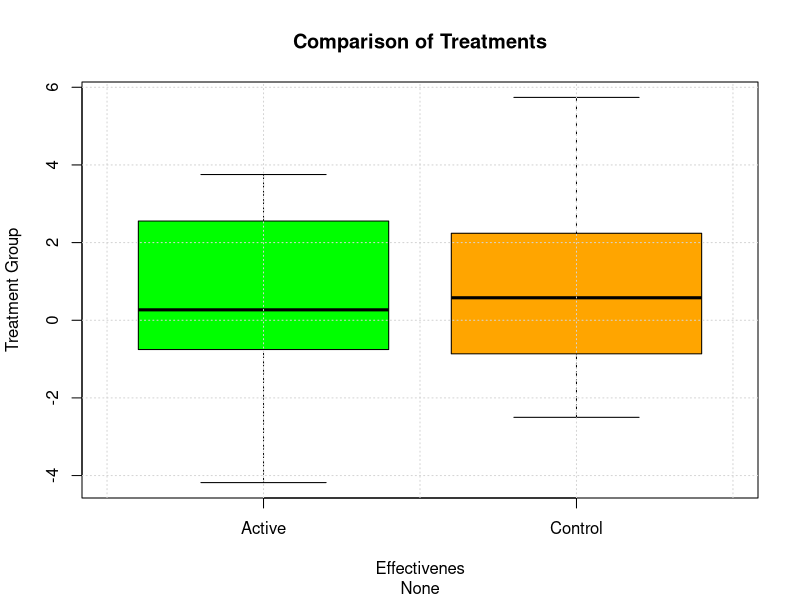
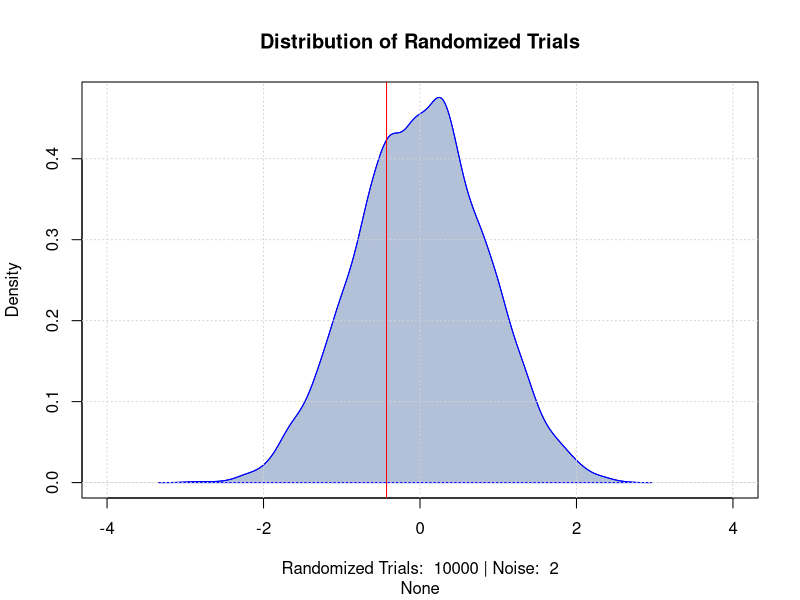
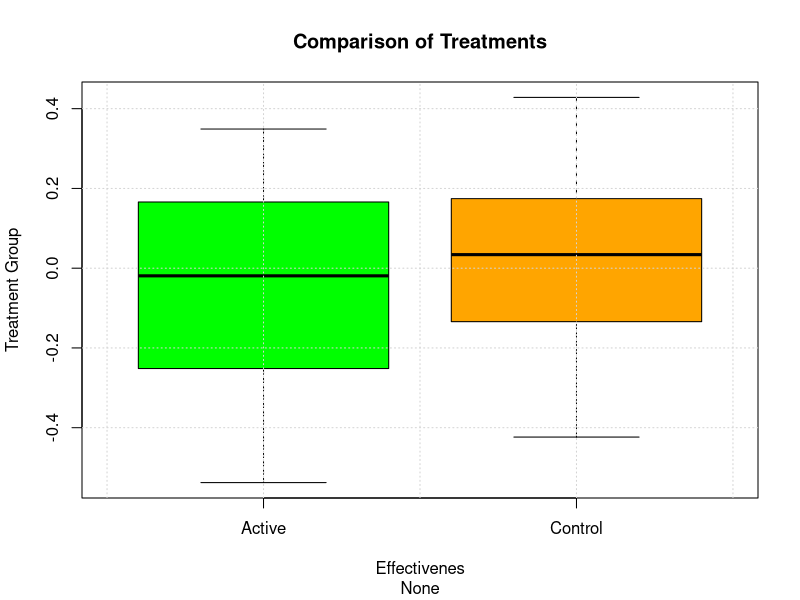
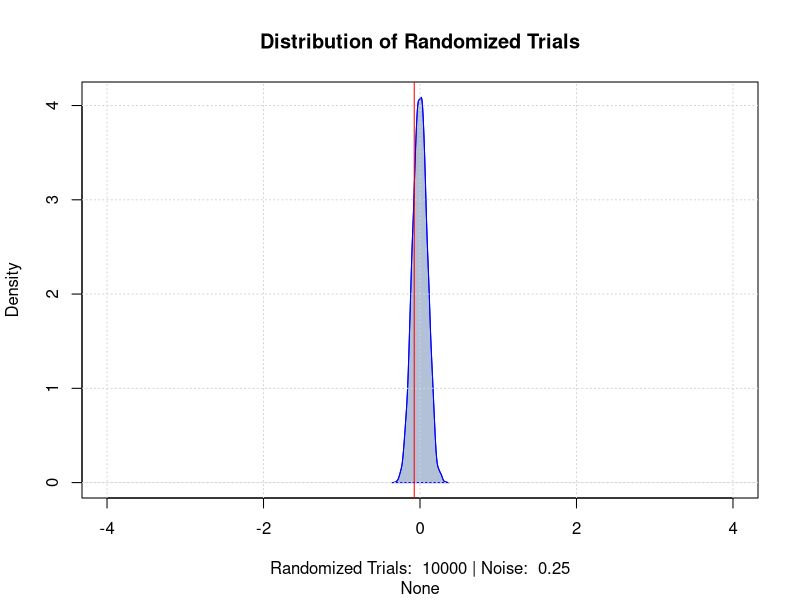
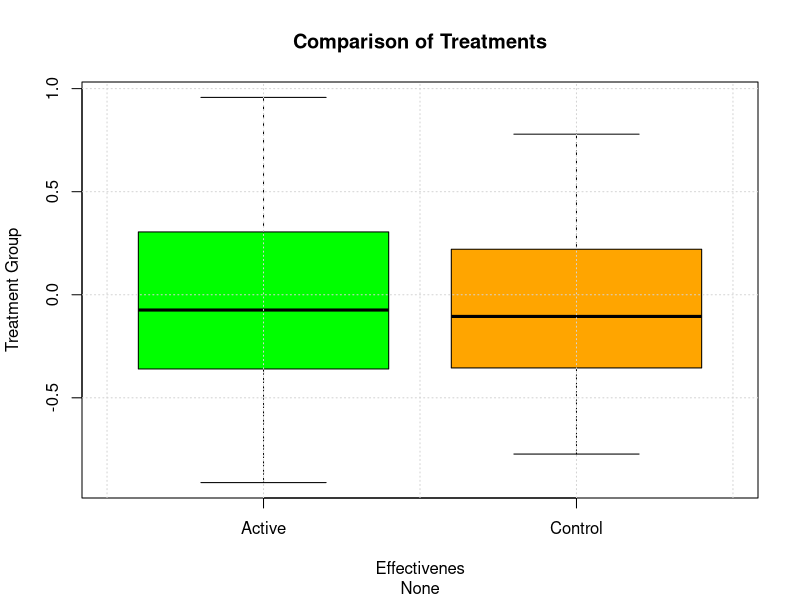
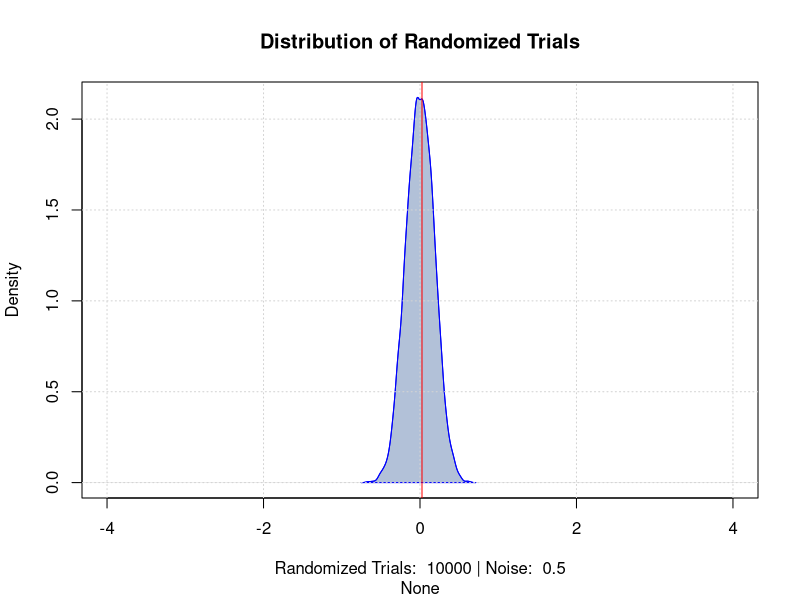
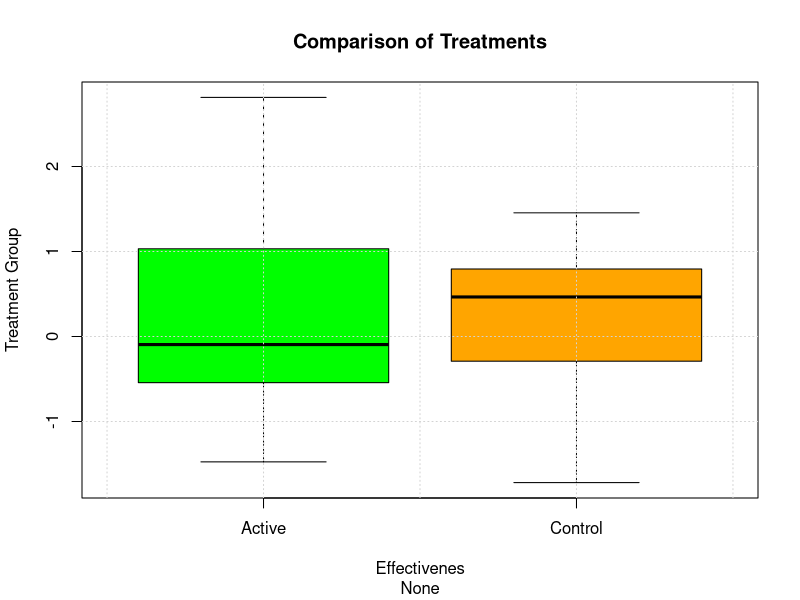
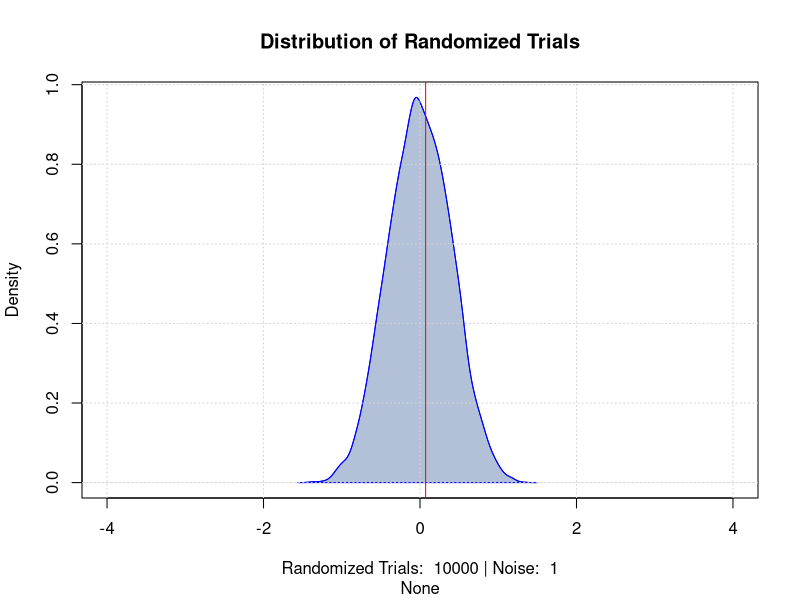

Source code (R) for these figures, in order:
# sample: data.frame
compute_estimand <- function(sample) {
    return(
        mean(data$outcome[data$treatment == "Active"]) -
        mean(data$outcome[data$treatment == "Control"])
    )
}

# sample_size: integer, effect_parametrization: function,
# noise_deviation: numeric
generate_observations <-
    function(sample_size, effect_parametrization, noise_deviation) {
        assignments <- sample(
            c("Active","Control"), sample_size, replace=TRUE
    )

        observations <- data.frame(
            treatment = assignments,
            outcome = effect_parametrization(assignments == "Active") +
                rnorm(sample_size, 0, noise_deviation)
        )

        return(observations)
    }

# sample_size: integer, randomization_sample_size: integer
# effect_parametrization: vector|list, noise_deviation: double
simulate_randomization_test <-
    function(sample_size, number_randomizations, effect_parametrization, title, noise_magnitude) {
        # Generate sample
        data <-
            generate_observations(sample_size, effect_parametrization, noise_magnitude)

        # Estimand
        estimated_effect <-
            mean(data$outcome[data$treatment == "Active"]) - mean(data$outcome[data$treatment == "Control"])

        # Plot sample data aggregates per treatment group
        boxplot(
            data$outcome ~ data$treatment,
            main="Comparison of Treatments", sub=title, xlab="Effectivenes", ylab="Treatment Group",
            col=c("green", "orange")
        ); grid()

        # Generate Distributon of Randomizations
        randomizations <-
            numeric(number_randomizations)

        for (index in 1 : number_randomizations) {
            new_assignment <- sample(c("Active","Control"), sample_size, replace=TRUE);
            randomizations[index] <-
                mean(data$outcome[new_assignment == "Active"]) - mean(data$outcome[new_assignment == "Control"])
        }

        # Plot Randomization Inference Results
        d <- density(randomizations)
        plot(
            d, col="blue", xlim=c(-4,4),
            main="Distribution of Randomized Trials",
            sub=title, xlab=paste("Randomized Trials: ", number_randomizations, "| Noise: ", noise_magnitude)#, ylab="",
        ); polygon(d, col=rgb(0,.2,.5,.3), border="blue"); grid(); abline(v=estimated_effect, col="red")
}

main <- function() {
    # png("./simulations.png")
    parametrizations <- list(
        functions=c(
            (function(x) 0), (function(x) x), (function(x) -1*x), (function(x) 2*x), (function(x) -2*x), (function(x) (2*x)^2), exp
        ),
        titles=c("None", "Linear +*1", "Linear -*1", "Linear +*2", "Linear -*2", "Quadratic *+2", "Exponential")
    )

    for (index in 1: length(parametrizations$titles)) for (jndex in 1:5)
        simulate_randomization_test(
            30, 10000,
            effect_parametrization=parametrizations[["functions"]][[index]],
            title=parametrizations[["titles"]][[index]],
            noise_magnitude=sample(c(.25,.5,1,1.25,.5,2,3), 1)
    )
}

main()
